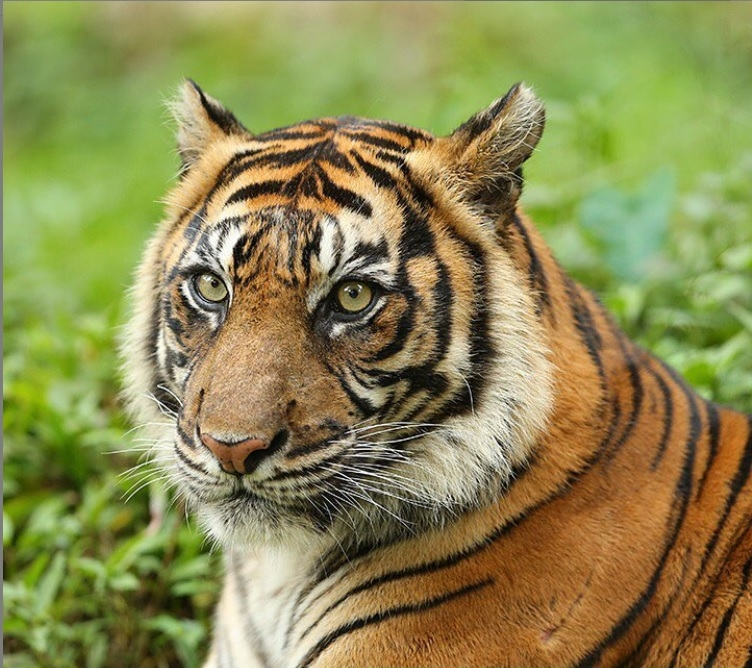
#> input picture tiger.jpg, 752 x 668 px
$ jupyter execute Untitled3.ipynb
#> lines starting #> are read from the running program, lines starting #| are printed output that depends on the picture
[cell 1]
import cv2
import numpy as np

[cell 2]
# membaca gambar berwarna
F = cv2.imread("tiger.jpg", cv2.IMREAD_COLOR)
#> F is the input picture: shape (668, 752, 3); mean B, G, R 81, 136.6, 139.6

# mendapatkan dimensi gambar
tinggi, lebar, channel = F.shape
#> tinggi = 668; lebar = 752; channel = 3

# membuat citra kosong untuk hasil pencerminan
G = np.zeros((tinggi, lebar, channel), dtype=np.uint8)

# melakukan pencerminan vertikal pada setiap saluran warna
for c in range(channel):
    for y in range(tinggi):
        for x in range(lebar):
            x2 = x
            y2 = tinggi - y - 1
            G[y, x, c] = F[y2, x2, c]
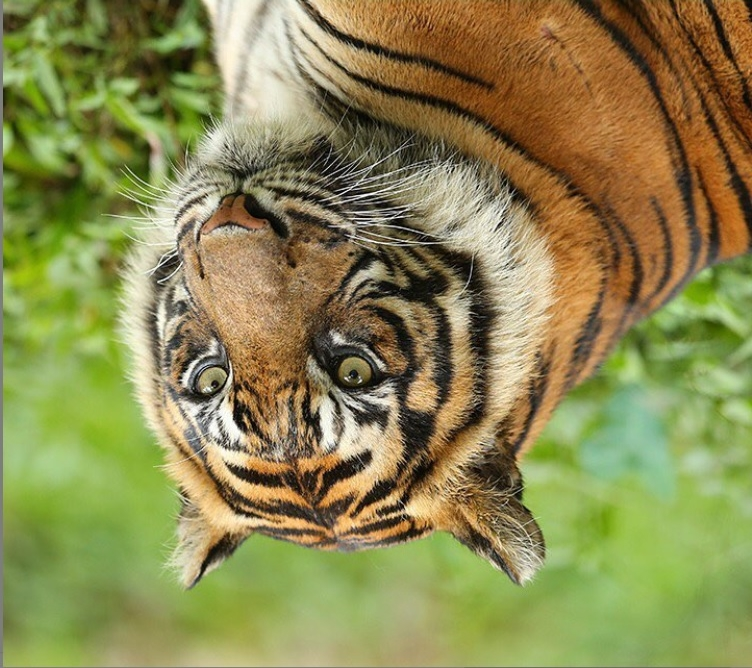
#> G: shape (668, 752, 3); mean B, G, R 81, 136.6, 139.6

# menampilkan citra hasil pencerminan
cv2.imshow("Hasil Pencerminan", G)
cv2.waitKey(0)
cv2.destroyAllWindows()
